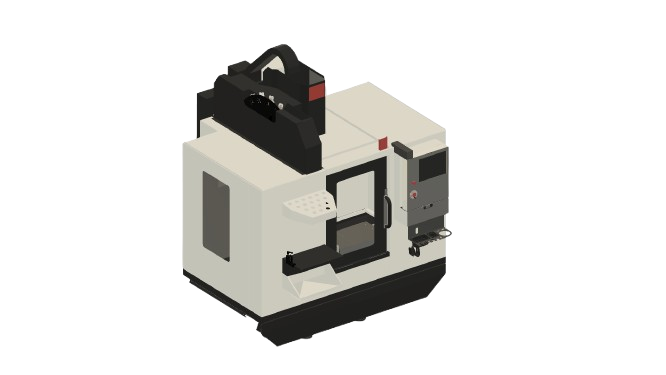
#> input picture images/cnc_hero1.png, 666 x 375 px
$ python extract_parts.py images/cnc_hero1.png
#> lines starting #> are read from the running program, lines starting #| are printed output that depends on the picture; after the words box and inside, x2 and y2 are one past the last pixel; in counts of white or black regions, pixels touching at a corner belong together
import numpy as np
from PIL import Image, ImageFilter
import os

def extract_parts(image_path, output_dir):
    # Create output directory
#> called with image_path = 'images/cnc_hero1.png', output_dir = 'output_parts'
    if not os.path.exists(output_dir):
        os.makedirs(output_dir)

    print(f"Loading {image_path}...")
    try:
        img = Image.open(image_path).convert("RGBA")
#> img is the input picture: PIL image 666x375 RGBA; mean R, G, B, A 33, 32.5, 30.4, 62
    except Exception as e:
        print(f"Error opening image: {e}")
        return

    # Convert to numpy array
    arr = np.array(img)

    # Calculate brightness to separate foreground (parts) from background
    # Assuming background is darker than the metallic parts
    gray = np.mean(arr[:,:,:3], axis=2)
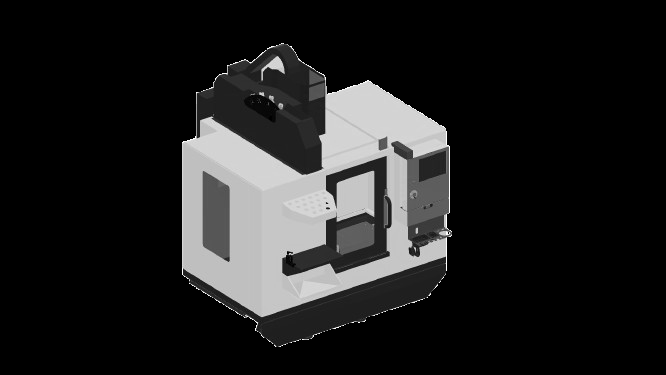
#> gray: shape (375, 666) float64; min 0, max 255, mean 32
    threshold = 60 # Adjust based on image contrast
    mask = gray > threshold
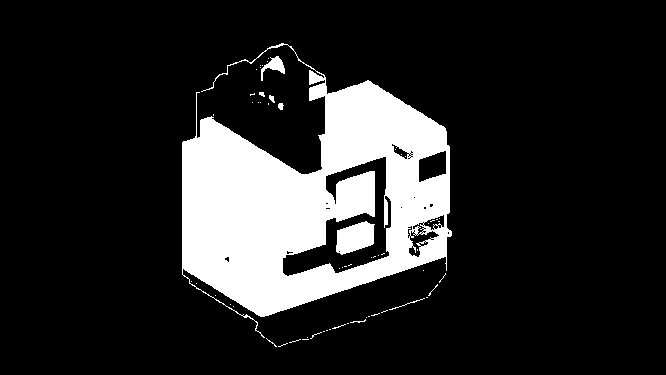
#> mask: shape (375, 666) bool; 16% white; 61 white regions (53 under 20 px), largest, box (x1, y1, x2, y2) and area: (182, 43, 452, 338) 38389, (336, 221, 375, 255) 937, (261, 56, 285, 81) 236

    # rudimentary connected components using simple scanning
    # We will find bounding boxes of "islands"

    # Fast way: Find rows and cols with pixels
    # This assumes parts are somewhat separated.
    # To do this properly without scipy/cv2 is hard, so we'll do a simple "grid chop"
    # or identify distinct regions by projecting the mask.

    # Better approach given constraints:
    # 1. Blur the mask to connect nearby pixels of the same object
    # 2. Find bounding boxes of white regions manually

    rows, cols = mask.shape
#> rows = 375; cols = 666
    visited = np.zeros((rows, cols), dtype=bool)

    part_count = 0
    min_part_area = 500 # Ignore small noise

    # We will assume parts are distinct.
    # To avoid recursion depth issues with flood fill, we use a stack-based fill or just scan.
    # Given the complexity, let's try a simplified approach:
    # We will walk through the image, find a start pixel, and expand a box around it.

    # Optimization: Downscale for detection
    scale = 4
    small_mask = mask[::scale, ::scale]
#> small_mask: shape (94, 167) bool; 15.8% white; 32 white regions (30 under 20 px), largest, box (x1, y1, x2, y2) and area: (46, 17, 113, 80) 2376, (84, 56, 94, 64) 59
    s_rows, s_cols = small_mask.shape
#> s_rows = 94; s_cols = 167
    s_visited = np.zeros_like(small_mask, dtype=bool)

    boundingBoxes = []

    for r in range(s_rows):
        for c in range(s_cols):
            if small_mask[r, c] and not s_visited[r, c]:
                # Found a new part, flood fill to find extents
                stack = [(r, c)]
                s_visited[r, c] = True
                min_r, max_r = r, r
                min_c, max_c = c, c

                pixel_count = 0

                while stack:
                    curr_r, curr_c = stack.pop()
                    pixel_count += 1

                    # Update bounding box
                    min_r = min(min_r, curr_r)
                    max_r = max(max_r, curr_r)
                    min_c = min(min_c, curr_c)
                    max_c = max(max_c, curr_c)

                    # Check neighbors
                    neighbors = [
                        (curr_r-1, curr_c), (curr_r+1, curr_c),
                        (curr_r, curr_c-1), (curr_r, curr_c+1)
                    ]

                    for nr, nc in neighbors:
                        if 0 <= nr < s_rows and 0 <= nc < s_cols:
                            if small_mask[nr, nc] and not s_visited[nr, nc]:
                                s_visited[nr, nc] = True
                                stack.append((nr, nc))

                # If distinct enough
                if pixel_count > (min_part_area / (scale*scale)):
                    # Scale back up
                    boundingBoxes.append((
                        min_r * scale,
                        min_c * scale,
                        (max_r + 1) * scale,
                        (max_c + 1) * scale
                    ))

    print(f"Found {len(boundingBoxes)} potential parts.")
#| Found 2 potential parts.

    for i, bbox in enumerate(boundingBoxes):
        r1, c1, r2, c2 = bbox
        # Add padding
        pad = 10
        r1 = max(0, r1 - pad)
        c1 = max(0, c1 - pad)
        r2 = min(rows, r2 + pad)
        c2 = min(cols, c2 + pad)

        # Crop
        crop = img.crop((c1, r1, c2, r2))

        # Make transparent?
        # A simple transparency mask: brightness -> alpha
        # We can just make the dark background transparent in the crop
        crop_arr = np.array(crop)
        c_gray = np.mean(crop_arr[:,:,:3], axis=2)
        # Create alpha channel: if dark, alpha = 0, else 255
        # Soft transition
        alpha = np.clip((c_gray - 30) * 5, 0, 255).astype(np.uint8)

        crop_arr[:,:,3] = alpha
        final_part = Image.fromarray(crop_arr)

        output_path = os.path.join(output_dir, f"part_{i}.png")
        final_part.save(output_path)
        print(f"Saved {output_path}")
#> this loop made 2 passes
#> pass 1, in extract_parts, `crop = img.crop((c1, r1, c2, r2))`:
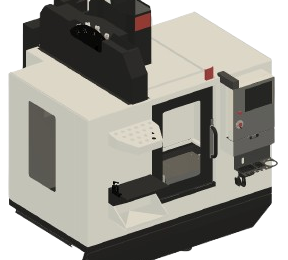
#> crop: PIL image 288x260 RGBA; mean R, G, B, A 108.4, 106.6, 99.6, 200.9; transparent parts drawn white
#> pass 1, in extract_parts, `c_gray = np.mean(crop_arr[:,:,:3], axis=2)`:
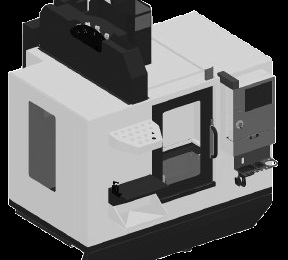
#> c_gray: shape (260, 288) float64; min 0, max 255, mean 104.9
#> pass 1, in extract_parts, `alpha = np.clip((c_gray - 30) * 5, 0, 255).astype(np.uint8)`:
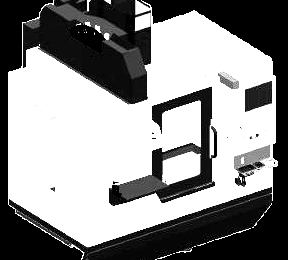
#> alpha: shape (260, 288); min 0, max 255, mean 141.2
#> pass 1, in extract_parts, `final_part = Image.fromarray(crop_arr)`:
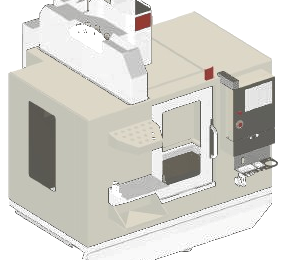
#> final_part: PIL image 288x260 RGBA; mean R, G, B, A 108.4, 106.6, 99.6, 141.2; transparent parts drawn white
#> after the loop:
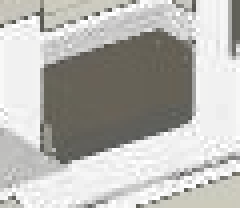
#> crop_arr: shape (52, 60, 4) (shown 4 times larger); mean R, G, B, A 71.6, 70.4, 64.9, 123.7; transparent parts drawn white

    print("Extraction complete.")

if __name__ == "__main__":
    import argparse

    parser = argparse.ArgumentParser(description="Extract distinct parts from an image.")
    parser.add_argument("image_path", nargs="?", help="Path to the source image")
    parser.add_argument("--output", default="output_parts", help="Output directory")

    args = parser.parse_args()

    if args.image_path:
        if os.path.exists(args.image_path):
            extract_parts(args.image_path, args.output)
        else:
            print(f"Error: Image not found at {args.image_path}")
    else:
        print("Usage: python extract_parts.py <image_path> [--output <output_dir>]")
        print("Please provide an image path to run the extraction.")
